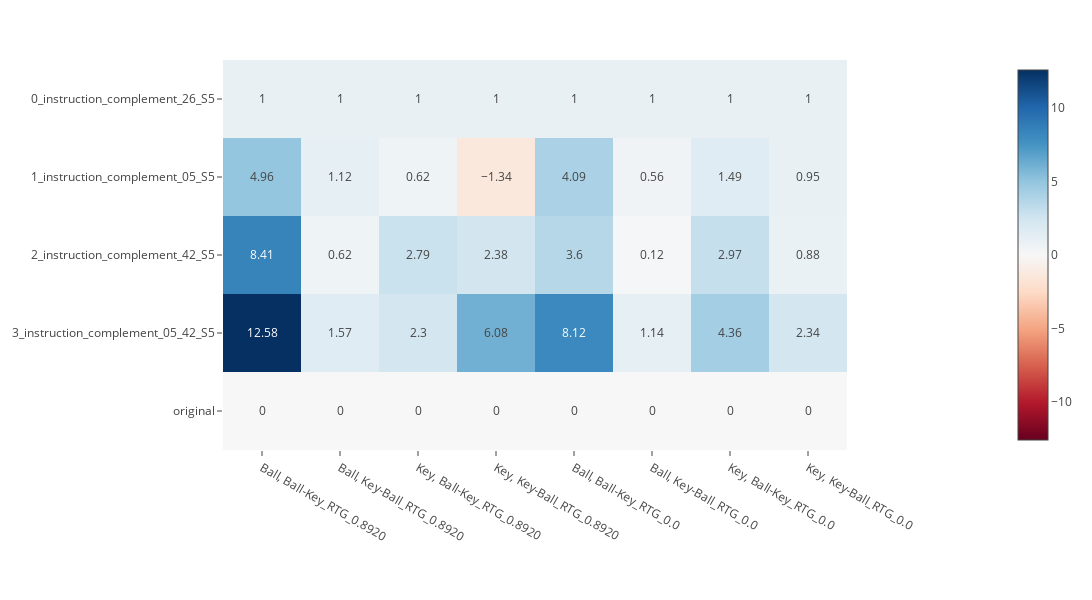
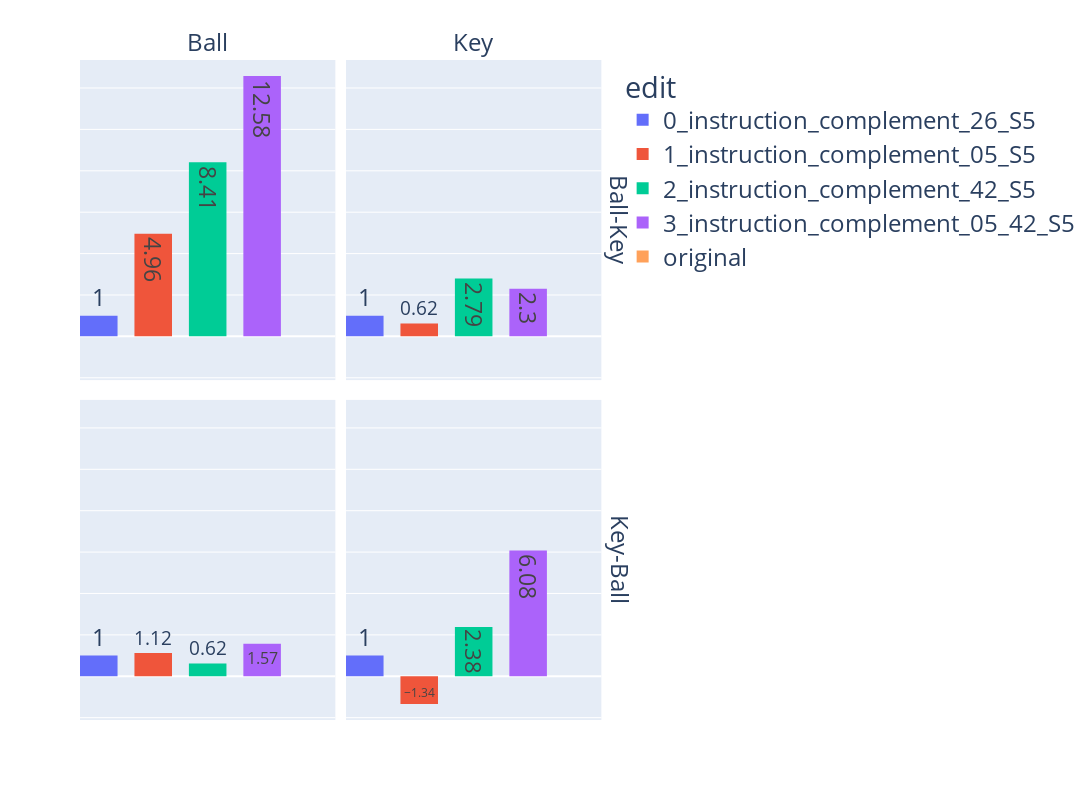
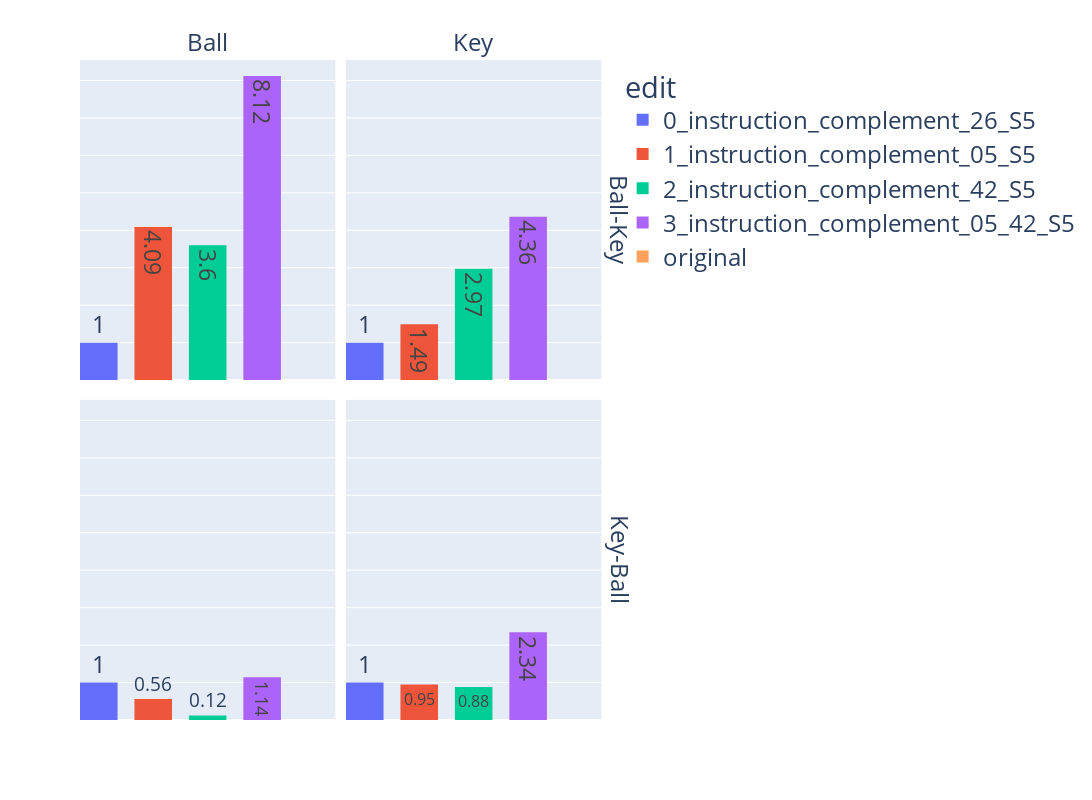

The code cell stored with these charts, in order, in its notebook:
### Markdown cell above
### Looking at instruction Patches

### Code cell
import pandas as pd
from src.streamlit_app.constants import IDX_TO_ACTION

def get_predictions_for_scenariors(dt, scenario_dict, edit_descriptions, rtg = 0.8920):

    # stack all the obs together
    all_obs = torch.cat([scenario_dict[scenario].clone() for scenario in edit_descriptions], dim=0)

    # set RTG
    rtg = torch.ones(actions.shape[0], time.shape[1]).unsqueeze(-1) * rtg

    # convert to tokens 
    num_edits = len(edit_descriptions)
    tokens = dt.to_tokens(
        all_obs, 
        actions.repeat(num_edits,1,1),
        rtg.repeat(num_edits,1,1), 
        time.repeat(num_edits,1,1))

    # run transfomer
    x, cache = dt.transformer.run_with_cache(tokens, remove_batch_dim=False)

    # get preds
    _, action_preds, _ = dt.get_logits(
        x, 
        batch_size=all_obs.shape[0], 
        seq_length=all_obs.shape[1],
        no_actions=False,  # we always pad now.
    ) # internal method that sometimes gets different args so we need to know them .

    return action_preds

def compile_action_preferences_df(
        action_preds, 
        edit_descriptions, 
        scenario_labels,
        reference_control="original",
        reference_test="instruction_complement_26_S5"
    ):

    edit_descriptions_repeated = [item for item in edit_descriptions for i in range(len(scenario_labels))]
    logits = pd.DataFrame(action_preds[:,-1,:].detach(), columns=IDX_TO_ACTION.values())
    logits["edit"] = edit_descriptions_repeated
    logits["scenario"] = scenario_labels * len(edit_descriptions)
    logits["left_minus_right"] = logits["left"] - logits["right"]
    logits["instruction"] = logits["scenario"].apply(lambda x: x.split(", ")[0])
    logits["target"] = logits["scenario"].apply(lambda x: x.split(", ")[1])
    
    # correct action is left if the instruction matches the left side of the target, right otherwise
    logits["correct_action"] = logits.apply(lambda x: "left" if x["instruction"] == x["target"].split("-")[0] else "right", axis=1)



    # get percent change from reference control
    original_rows = logits[logits['edit'] == reference_control]
    original_lmr = original_rows.groupby('scenario')['left_minus_right'].first().reset_index()
    logits = pd.merge(logits, original_lmr, on='scenario', how='left', suffixes=('', '_control'))

    # get percent change from reference test
    original_rows = logits[logits['edit'] == reference_test]
    original_lmr = original_rows.groupby('scenario')['left_minus_right'].first().reset_index()
    logits = pd.merge(logits, original_lmr, on='scenario', how='left', suffixes=('', '_test'))

    logits["percent_change"] = (logits["left_minus_right"] - logits["left_minus_right_control"]) / \
         (logits["left_minus_right_test"] - logits["left_minus_right_control"])
    
    
    keep_columns = ["scenario", "edit", "instruction", "target", "correct_action", "left_minus_right","percent_change"]
    logits = logits[keep_columns]
    # sort by scenario
    logits = logits.sort_values(by=["scenario", "edit"])
    return logits

def plot_heatmap(logits_df):

    num_scenarios = len(logits_df.scenario.unique())
    num_edits = len(logits_df.edit.unique())
    data = torch.tensor(logits_df.percent_change.values).reshape(num_scenarios, num_edits)
    df = pd.DataFrame(data.numpy(), columns=logits_df.edit.unique(), index=logits_df.scenario.unique())

    fig = px.imshow(df.T.round(2),
            color_continuous_midpoint=0,
            color_continuous_scale="RdBu",
            text_auto=True,
    )

    # set the widtth and height
    fig.update_layout(width=1200, height=600)
    # increase space below graph
    fig.update_layout(margin=dict(b=150, r=20))
    # move the colorbar much closer to the graph
    
    return fig 

def get_bar_chart(logits_df, scenario_labels):

    fig = px.bar(
        logits_df.round(2),
        x = 'edit',
        y="percent_change", 
        color="edit", 
        facet_col="instruction",
        facet_row="target",
        barmode="group",
        category_orders={"scenario": scenario_labels},
        text_auto=True,
        template="plotly"
    )
    fig.update_layout(font=dict(size=24))
    #update facet col label to be scenario
    fig.for_each_annotation(lambda a: a.update(text=a.text.split("=")[-1]))
    # remove x and why labels
    fig.update_xaxes(title_text="", showticklabels=False)
    # remove y labels
    fig.update_yaxes(title_text="", showticklabels=False)
    # put facet row labels on left
    fig.update_yaxes(tickangle=0, side="left")
    # increase the size of the bar 
    fig.update_traces(marker_line_width=0, width=0.8)


    fig.update_xaxes(side="left")
    # make it taller and narrower
    fig.update_layout(height=800, width=1600)

    return fig 

# Select the scenarios to use
edit_descriptions = [
    "original",
    "0_instruction_complement_26_S5",
    "1_instruction_complement_05_S5",
    "2_instruction_complement_42_S5",
    "3_instruction_complement_05_42_S5",
    # "target_complement_S5",
    # "target_complement_S9",
    # "flipped_targets_full_start_and_end",
    # "instruction_complement_05_S9",
    # "instruction_complement_42_S9",
    # "instruction_complement_05_42_S9",
]

action_preds = get_predictions_for_scenariors(dt, scenario_dict, edit_descriptions, rtg = 0.8920)
logits_df_rtg_high = compile_action_preferences_df(action_preds, edit_descriptions, scenario_labels,
                                          reference_control = "original",
                                          reference_test = "0_instruction_complement_26_S5")
action_preds = get_predictions_for_scenariors(dt, scenario_dict, edit_descriptions, rtg = 0.000)
logits_df_rtg_low = compile_action_preferences_df(action_preds, edit_descriptions, scenario_labels,
                                          reference_control = "original",
                                          reference_test = "0_instruction_complement_26_S5")

# add _RTG to scenario labels
logits_df_rtg_high["scenario"] = logits_df_rtg_high["scenario"].apply(lambda x: x + "_RTG_0.8920")
logits_df_rtg_low["scenario"] = logits_df_rtg_low["scenario"].apply(lambda x: x + "_RTG_0.0")

# combine the two dataframes
logits_df = pd.concat([logits_df_rtg_high, logits_df_rtg_low])

fig = plot_heatmap(logits_df)
fig.show()

fig = get_bar_chart(logits_df_rtg_high, scenario_labels)
fig.show()

fig = get_bar_chart(logits_df_rtg_low, scenario_labels)
fig.show()

### Figure 1 — Plotly figure (JSON) as saved in the notebook; plotly's stock layout.template omitted (floating-point values rounded to 4 significant figures)
{"data": [{"coloraxis": "coloraxis", "hovertemplate": "x: %{x}<br>y: %{y}<br>color: %{z}<extra></extra>", "name": "0", "texttemplate": "%{z}", "type": "heatmap", "x": ["Ball, Ball-Key_RTG_0.8920", "Ball, Key-Ball_RTG_0.8920", "Key, Ball-Key_RTG_0.8920", "Key, Key-Ball_RTG_0.8920", "Ball, Ball-Key_RTG_0.0", "Ball, Key-Ball_RTG_0.0", "Key, Ball-Key_RTG_0.0", "Key, Key-Ball_RTG_0.0"], "xaxis": "x", "y": ["0_instruction_complement_26_S5", "1_instruction_complement_05_S5", "2_instruction_complement_42_S5", "3_instruction_complement_05_42_S5", "original"], "yaxis": "y", "z": [[1, 1, 1, 1, 1, 1, 1, 1], [4.96, 1.12, 0.62, -1.34, 4.09, 0.56, 1.49, 0.95], [8.41, 0.62, 2.79, 2.38, 3.6, 0.12, 2.97, 0.88], [12.58, 1.57, 2.3, 6.08, 8.12, 1.14, 4.36, 2.34], [0, 0, 0, 0, 0, 0, 0, 0]]}], "layout": {"coloraxis": {"cmid": 0, "colorscale": [[0, "rgb(103,0,31)"], [0.1, "rgb(178,24,43)"], [0.2, "rgb(214,96,77)"], [0.3, "rgb(244,165,130)"], [0.4, "rgb(253,219,199)"], [0.5, "rgb(247,247,247)"], [0.6, "rgb(209,229,240)"], [0.7, "rgb(146,197,222)"], [0.8, "rgb(67,147,195)"], [0.9, "rgb(33,102,172)"], [1, "rgb(5,48,97)"]]}, "height": 600, "margin": {"b": 150, "r": 20, "t": 60}, "width": 1200, "xaxis": {"anchor": "y", "constrain": "domain", "domain": [0, 1], "scaleanchor": "y"}, "yaxis": {"anchor": "x", "autorange": "reversed", "constrain": "domain", "domain": [0, 1]}}}

### Figure 2 — Plotly figure (JSON) as saved in the notebook; plotly's stock layout.template omitted (floating-point values rounded to 4 significant figures)
{"data": [{"alignmentgroup": "True", "hovertemplate": "edit=%{x}<br>target=Ball-Key<br>instruction=Ball<br>percent_change=%{y}<extra></extra>", "legendgroup": "0_instruction_complement_26_S5", "marker": {"color": "#636efa", "line": {"width": 0}, "pattern": {"shape": ""}}, "name": "0_instruction_complement_26_S5", "offsetgroup": "0_instruction_complement_26_S5", "orientation": "v", "showlegend": true, "textposition": "auto", "texttemplate": "%{y}", "type": "bar", "width": 0.8, "x": ["0_instruction_complement_26_S5"], "xaxis": "x3", "y": [1], "yaxis": "y3"}, {"alignmentgroup": "True", "hovertemplate": "edit=%{x}<br>target=Ball-Key<br>instruction=Key<br>percent_change=%{y}<extra></extra>", "legendgroup": "0_instruction_complement_26_S5", "marker": {"color": "#636efa", "line": {"width": 0}, "pattern": {"shape": ""}}, "name": "0_instruction_complement_26_S5", "offsetgroup": "0_instruction_complement_26_S5", "orientation": "v", "showlegend": false, "textposition": "auto", "texttemplate": "%{y}", "type": "bar", "width": 0.8, "x": ["0_instruction_complement_26_S5"], "xaxis": "x4", "y": [1], "yaxis": "y4"}, {"alignmentgroup": "True", "hovertemplate": "edit=%{x}<br>target=Key-Ball<br>instruction=Ball<br>percent_change=%{y}<extra></extra>", "legendgroup": "0_instruction_complement_26_S5", "marker": {"color": "#636efa", "line": {"width": 0}, "pattern": {"shape": ""}}, "name": "0_instruction_complement_26_S5", "offsetgroup": "0_instruction_complement_26_S5", "orientation": "v", "showlegend": false, "textposition": "auto", "texttemplate": "%{y}", "type": "bar", "width": 0.8, "x": ["0_instruction_complement_26_S5"], "xaxis": "x", "y": [1], "yaxis": "y"}, {"alignmentgroup": "True", "hovertemplate": "edit=%{x}<br>target=Key-Ball<br>instruction=Key<br>percent_change=%{y}<extra></extra>", "legendgroup": "0_instruction_complement_26_S5", "marker": {"color": "#636efa", "line": {"width": 0}, "pattern": {"shape": ""}}, "name": "0_instruction_complement_26_S5", "offsetgroup": "0_instruction_complement_26_S5", "orientation": "v", "showlegend": false, "textposition": "auto", "texttemplate": "%{y}", "type": "bar", "width": 0.8, "x": ["0_instruction_complement_26_S5"], "xaxis": "x2", "y": [1], "yaxis": "y2"}, {"alignmentgroup": "True", "hovertemplate": "edit=%{x}<br>target=Ball-Key<br>instruction=Ball<br>percent_change=%{y}<extra></extra>", "legendgroup": "1_instruction_complement_05_S5", "marker": {"color": "#EF553B", "line": {"width": 0}, "pattern": {"shape": ""}}, "name": "1_instruction_complement_05_S5", "offsetgroup": "1_instruction_complement_05_S5", "orientation": "v", "showlegend": true, "textposition": "auto", "texttemplate": "%{y}", "type": "bar", "width": 0.8, "x": ["1_instruction_complement_05_S5"], "xaxis": "x3", "y": [4.96], "yaxis": "y3"}, {"alignmentgroup": "True", "hovertemplate": "edit=%{x}<br>target=Ball-Key<br>instruction=Key<br>percent_change=%{y}<extra></extra>", "legendgroup": "1_instruction_complement_05_S5", "marker": {"color": "#EF553B", "line": {"width": 0}, "pattern": {"shape": ""}}, "name": "1_instruction_complement_05_S5", "offsetgroup": "1_instruction_complement_05_S5", "orientation": "v", "showlegend": false, "textposition": "auto", "texttemplate": "%{y}", "type": "bar", "width": 0.8, "x": ["1_instruction_complement_05_S5"], "xaxis": "x4", "y": [0.62], "yaxis": "y4"}, {"alignmentgroup": "True", "hovertemplate": "edit=%{x}<br>target=Key-Ball<br>instruction=Ball<br>percent_change=%{y}<extra></extra>", "legendgroup": "1_instruction_complement_05_S5", "marker": {"color": "#EF553B", "line": {"width": 0}, "pattern": {"shape": ""}}, "name": "1_instruction_complement_05_S5", "offsetgroup": "1_instruction_complement_05_S5", "orientation": "v", "showlegend": false, "textposition": "auto", "texttemplate": "%{y}", "type": "bar", "width": 0.8, "x": ["1_instruction_complement_05_S5"], "xaxis": "x", "y": [1.12], "yaxis": "y"}, {"alignmentgroup": "True", "hovertemplate": "edit=%{x}<br>target=Key-Ball<br>instruction=Key<br>percent_change=%{y}<extra></extra>", "legendgroup": "1_instruction_complement_05_S5", "marker": {"color": "#EF553B", "line": {"width": 0}, "pattern": {"shape": ""}}, "name": "1_instruction_complement_05_S5", "offsetgroup": "1_instruction_complement_05_S5", "orientation": "v", "showlegend": false, "textposition": "auto", "texttemplate": "%{y}", "type": "bar", "width": 0.8, "x": ["1_instruction_complement_05_S5"], "xaxis": "x2", "y": [-1.34], "yaxis": "y2"}, {"alignmentgroup": "True", "hovertemplate": "edit=%{x}<br>target=Ball-Key<br>instruction=Ball<br>percent_change=%{y}<extra></extra>", "legendgroup": "2_instruction_complement_42_S5", "marker": {"color": "#00cc96", "line": {"width": 0}, "pattern": {"shape": ""}}, "name": "2_instruction_complement_42_S5", "offsetgroup": "2_instruction_complement_42_S5", "orientation": "v", "showlegend": true, "textposition": "auto", "texttemplate": "%{y}", "type": "bar", "width": 0.8, "x": ["2_instruction_complement_42_S5"], "xaxis": "x3", "y": [8.41], "yaxis": "y3"}, {"alignmentgroup": "True", "hovertemplate": "edit=%{x}<br>target=Ball-Key<br>instruction=Key<br>percent_change=%{y}<extra></extra>", "legendgroup": "2_instruction_complement_42_S5", "marker": {"color": "#00cc96", "line": {"width": 0}, "pattern": {"shape": ""}}, "name": "2_instruction_complement_42_S5", "offsetgroup": "2_instruction_complement_42_S5", "orientation": "v", "showlegend": false, "textposition": "auto", "texttemplate": "%{y}", "type": "bar", "width": 0.8, "x": ["2_instruction_complement_42_S5"], "xaxis": "x4", "y": [2.79], "yaxis": "y4"}, {"alignmentgroup": "True", "hovertemplate": "edit=%{x}<br>target=Key-Ball<br>instruction=Ball<br>percent_change=%{y}<extra></extra>", "legendgroup": "2_instruction_complement_42_S5", "marker": {"color": "#00cc96", "line": {"width": 0}, "pattern": {"shape": ""}}, "name": "2_instruction_complement_42_S5", "offsetgroup": "2_instruction_complement_42_S5", "orientation": "v", "showlegend": false, "textposition": "auto", "texttemplate": "%{y}", "type": "bar", "width": 0.8, "x": ["2_instruction_complement_42_S5"], "xaxis": "x", "y": [0.62], "yaxis": "y"}, {"alignmentgroup": "True", "hovertemplate": "edit=%{x}<br>target=Key-Ball<br>instruction=Key<br>percent_change=%{y}<extra></extra>", "legendgroup": "2_instruction_complement_42_S5", "marker": {"color": "#00cc96", "line": {"width": 0}, "pattern": {"shape": ""}}, "name": "2_instruction_complement_42_S5", "offsetgroup": "2_instruction_complement_42_S5", "orientation": "v", "showlegend": false, "textposition": "auto", "texttemplate": "%{y}", "type": "bar", "width": 0.8, "x": ["2_instruction_complement_42_S5"], "xaxis": "x2", "y": [2.38], "yaxis": "y2"}, {"alignmentgroup": "True", "hovertemplate": "edit=%{x}<br>target=Ball-Key<br>instruction=Ball<br>percent_change=%{y}<extra></extra>", "legendgroup": "3_instruction_complement_05_42_S5", "marker": {"color": "#ab63fa", "line": {"width": 0}, "pattern": {"shape": ""}}, "name": "3_instruction_complement_05_42_S5", "offsetgroup": "3_instruction_complement_05_42_S5", "orientation": "v", "showlegend": true, "textposition": "auto", "texttemplate": "%{y}", "type": "bar", "width": 0.8, "x": ["3_instruction_complement_05_42_S5"], "xaxis": "x3", "y": [12.58], "yaxis": "y3"}, {"alignmentgroup": "True", "hovertemplate": "edit=%{x}<br>target=Ball-Key<br>instruction=Key<br>percent_change=%{y}<extra></extra>", "legendgroup": "3_instruction_complement_05_42_S5", "marker": {"color": "#ab63fa", "line": {"width": 0}, "pattern": {"shape": ""}}, "name": "3_instruction_complement_05_42_S5", "offsetgroup": "3_instruction_complement_05_42_S5", "orientation": "v", "showlegend": false, "textposition": "auto", "texttemplate": "%{y}", "type": "bar", "width": 0.8, "x": ["3_instruction_complement_05_42_S5"], "xaxis": "x4", "y": [2.3], "yaxis": "y4"}, {"alignmentgroup": "True", "hovertemplate": "edit=%{x}<br>target=Key-Ball<br>instruction=Ball<br>percent_change=%{y}<extra></extra>", "legendgroup": "3_instruction_complement_05_42_S5", "marker": {"color": "#ab63fa", "line": {"width": 0}, "pattern": {"shape": ""}}, "name": "3_instruction_complement_05_42_S5", "offsetgroup": "3_instruction_complement_05_42_S5", "orientation": "v", "showlegend": false, "textposition": "auto", "texttemplate": "%{y}", "type": "bar", "width": 0.8, "x": ["3_instruction_complement_05_42_S5"], "xaxis": "x", "y": [1.57], "yaxis": "y"}, {"alignmentgroup": "True", "hovertemplate": "edit=%{x}<br>target=Key-Ball<br>instruction=Key<br>percent_change=%{y}<extra></extra>", "legendgroup": "3_instruction_complement_05_42_S5", "marker": {"color": "#ab63fa", "line": {"width": 0}, "pattern": {"shape": ""}}, "name": "3_instruction_complement_05_42_S5", "offsetgroup": "3_instruction_complement_05_42_S5", "orientation": "v", "showlegend": false, "textposition": "auto", "texttemplate": "%{y}", "type": "bar", "width": 0.8, "x": ["3_instruction_complement_05_42_S5"], "xaxis": "x2", "y": [6.08], "yaxis": "y2"}, {"alignmentgroup": "True", "hovertemplate": "edit=%{x}<br>target=Ball-Key<br>instruction=Ball<br>percent_change=%{y}<extra></extra>", "legendgroup": "original", "marker": {"color": "#FFA15A", "line": {"width": 0}, "pattern": {"shape": ""}}, "name": "original", "offsetgroup": "original", "orientation": "v", "showlegend": true, "textposition": "auto", "texttemplate": "%{y}", "type": "bar", "width": 0.8, "x": ["original"], "xaxis": "x3", "y": [0], "yaxis": "y3"}, {"alignmentgroup": "True", "hovertemplate": "edit=%{x}<br>target=Ball-Key<br>instruction=Key<br>percent_change=%{y}<extra></extra>", "legendgroup": "original", "marker": {"color": "#FFA15A", "line": {"width": 0}, "pattern": {"shape": ""}}, "name": "original", "offsetgroup": "original", "orientation": "v", "showlegend": false, "textposition": "auto", "texttemplate": "%{y}", "type": "bar", "width": 0.8, "x": ["original"], "xaxis": "x4", "y": [0], "yaxis": "y4"}, {"alignmentgroup": "True", "hovertemplate": "edit=%{x}<br>target=Key-Ball<br>instruction=Ball<br>percent_change=%{y}<extra></extra>", "legendgroup": "original", "marker": {"color": "#FFA15A", "line": {"width": 0}, "pattern": {"shape": ""}}, "name": "original", "offsetgroup": "original", "orientation": "v", "showlegend": false, "textposition": "auto", "texttemplate": "%{y}", "type": "bar", "width": 0.8, "x": ["original"], "xaxis": "x", "y": [0], "yaxis": "y"}, {"alignmentgroup": "True", "hovertemplate": "edit=%{x}<br>target=Key-Ball<br>instruction=Key<br>percent_change=%{y}<extra></extra>", "legendgroup": "original", "marker": {"color": "#FFA15A", "line": {"width": 0}, "pattern": {"shape": ""}}, "name": "original", "offsetgroup": "original", "orientation": "v", "showlegend": false, "textposition": "auto", "texttemplate": "%{y}", "type": "bar", "width": 0.8, "x": ["original"], "xaxis": "x2", "y": [0], "yaxis": "y2"}], "layout": {"annotations": [{"font": {}, "showarrow": false, "text": "Ball", "x": 0.24, "xanchor": "center", "xref": "paper", "y": 1, "yanchor": "bottom", "yref": "paper"}, {"font": {}, "showarrow": false, "text": "Key", "x": 0.74, "xanchor": "center", "xref": "paper", "y": 1, "yanchor": "bottom", "yref": "paper"}, {"font": {}, "showarrow": false, "text": "Key-Ball", "textangle": 90, "x": 0.98, "xanchor": "left", "xref": "paper", "y": 0.2425, "yanchor": "middle", "yref": "paper"}, {"font": {}, "showarrow": false, "text": "Ball-Key", "textangle": 90, "x": 0.98, "xanchor": "left", "xref": "paper", "y": 0.7575, "yanchor": "middle", "yref": "paper"}], "barmode": "group", "font": {"size": 24}, "height": 800, "legend": {"title": {"text": "edit"}, "tracegroupgap": 0}, "margin": {"t": 60}, "width": 1600, "xaxis": {"anchor": "y", "categoryarray": ["0_instruction_complement_26_S5", "1_instruction_complement_05_S5", "2_instruction_complement_42_S5", "3_instruction_complement_05_42_S5", "original"], "categoryorder": "array", "domain": [0, 0.48], "showticklabels": false, "side": "left", "title": {"text": ""}}, "xaxis2": {"anchor": "y2", "categoryarray": ["0_instruction_complement_26_S5", "1_instruction_complement_05_S5", "2_instruction_complement_42_S5", "3_instruction_complement_05_42_S5", "original"], "categoryorder": "array", "domain": [0.5, 0.98], "matches": "x", "showticklabels": false, "side": "left", "title": {"text": ""}}, "xaxis3": {"anchor": "y3", "domain": [0, 0.48], "matches": "x", "showticklabels": false, "side": "left", "title": {"text": ""}}, "xaxis4": {"anchor": "y4", "domain": [0.5, 0.98], "matches": "x", "showticklabels": false, "side": "left", "title": {"text": ""}}, "yaxis": {"anchor": "x", "domain": [0, 0.485], "showticklabels": false, "side": "left", "tickangle": 0, "title": {"text": ""}}, "yaxis2": {"anchor": "x2", "domain": [0, 0.485], "matches": "y", "showticklabels": false, "side": "left", "tickangle": 0, "title": {"text": ""}}, "yaxis3": {"anchor": "x3", "domain": [0.515, 1], "matches": "y", "showticklabels": false, "side": "left", "tickangle": 0, "title": {"text": ""}}, "yaxis4": {"anchor": "x4", "domain": [0.515, 1], "matches": "y", "showticklabels": false, "side": "left", "tickangle": 0, "title": {"text": ""}}}}

### Figure 3 — Plotly figure (JSON) as saved in the notebook; plotly's stock layout.template omitted (floating-point values rounded to 4 significant figures)
{"data": [{"alignmentgroup": "True", "hovertemplate": "edit=%{x}<br>target=Ball-Key<br>instruction=Ball<br>percent_change=%{y}<extra></extra>", "legendgroup": "0_instruction_complement_26_S5", "marker": {"color": "#636efa", "line": {"width": 0}, "pattern": {"shape": ""}}, "name": "0_instruction_complement_26_S5", "offsetgroup": "0_instruction_complement_26_S5", "orientation": "v", "showlegend": true, "textposition": "auto", "texttemplate": "%{y}", "type": "bar", "width": 0.8, "x": ["0_instruction_complement_26_S5"], "xaxis": "x3", "y": [1], "yaxis": "y3"}, {"alignmentgroup": "True", "hovertemplate": "edit=%{x}<br>target=Ball-Key<br>instruction=Key<br>percent_change=%{y}<extra></extra>", "legendgroup": "0_instruction_complement_26_S5", "marker": {"color": "#636efa", "line": {"width": 0}, "pattern": {"shape": ""}}, "name": "0_instruction_complement_26_S5", "offsetgroup": "0_instruction_complement_26_S5", "orientation": "v", "showlegend": false, "textposition": "auto", "texttemplate": "%{y}", "type": "bar", "width": 0.8, "x": ["0_instruction_complement_26_S5"], "xaxis": "x4", "y": [1], "yaxis": "y4"}, {"alignmentgroup": "True", "hovertemplate": "edit=%{x}<br>target=Key-Ball<br>instruction=Ball<br>percent_change=%{y}<extra></extra>", "legendgroup": "0_instruction_complement_26_S5", "marker": {"color": "#636efa", "line": {"width": 0}, "pattern": {"shape": ""}}, "name": "0_instruction_complement_26_S5", "offsetgroup": "0_instruction_complement_26_S5", "orientation": "v", "showlegend": false, "textposition": "auto", "texttemplate": "%{y}", "type": "bar", "width": 0.8, "x": ["0_instruction_complement_26_S5"], "xaxis": "x", "y": [1], "yaxis": "y"}, {"alignmentgroup": "True", "hovertemplate": "edit=%{x}<br>target=Key-Ball<br>instruction=Key<br>percent_change=%{y}<extra></extra>", "legendgroup": "0_instruction_complement_26_S5", "marker": {"color": "#636efa", "line": {"width": 0}, "pattern": {"shape": ""}}, "name": "0_instruction_complement_26_S5", "offsetgroup": "0_instruction_complement_26_S5", "orientation": "v", "showlegend": false, "textposition": "auto", "texttemplate": "%{y}", "type": "bar", "width": 0.8, "x": ["0_instruction_complement_26_S5"], "xaxis": "x2", "y": [1], "yaxis": "y2"}, {"alignmentgroup": "True", "hovertemplate": "edit=%{x}<br>target=Ball-Key<br>instruction=Ball<br>percent_change=%{y}<extra></extra>", "legendgroup": "1_instruction_complement_05_S5", "marker": {"color": "#EF553B", "line": {"width": 0}, "pattern": {"shape": ""}}, "name": "1_instruction_complement_05_S5", "offsetgroup": "1_instruction_complement_05_S5", "orientation": "v", "showlegend": true, "textposition": "auto", "texttemplate": "%{y}", "type": "bar", "width": 0.8, "x": ["1_instruction_complement_05_S5"], "xaxis": "x3", "y": [4.09], "yaxis": "y3"}, {"alignmentgroup": "True", "hovertemplate": "edit=%{x}<br>target=Ball-Key<br>instruction=Key<br>percent_change=%{y}<extra></extra>", "legendgroup": "1_instruction_complement_05_S5", "marker": {"color": "#EF553B", "line": {"width": 0}, "pattern": {"shape": ""}}, "name": "1_instruction_complement_05_S5", "offsetgroup": "1_instruction_complement_05_S5", "orientation": "v", "showlegend": false, "textposition": "auto", "texttemplate": "%{y}", "type": "bar", "width": 0.8, "x": ["1_instruction_complement_05_S5"], "xaxis": "x4", "y": [1.49], "yaxis": "y4"}, {"alignmentgroup": "True", "hovertemplate": "edit=%{x}<br>target=Key-Ball<br>instruction=Ball<br>percent_change=%{y}<extra></extra>", "legendgroup": "1_instruction_complement_05_S5", "marker": {"color": "#EF553B", "line": {"width": 0}, "pattern": {"shape": ""}}, "name": "1_instruction_complement_05_S5", "offsetgroup": "1_instruction_complement_05_S5", "orientation": "v", "showlegend": false, "textposition": "auto", "texttemplate": "%{y}", "type": "bar", "width": 0.8, "x": ["1_instruction_complement_05_S5"], "xaxis": "x", "y": [0.56], "yaxis": "y"}, {"alignmentgroup": "True", "hovertemplate": "edit=%{x}<br>target=Key-Ball<br>instruction=Key<br>percent_change=%{y}<extra></extra>", "legendgroup": "1_instruction_complement_05_S5", "marker": {"color": "#EF553B", "line": {"width": 0}, "pattern": {"shape": ""}}, "name": "1_instruction_complement_05_S5", "offsetgroup": "1_instruction_complement_05_S5", "orientation": "v", "showlegend": false, "textposition": "auto", "texttemplate": "%{y}", "type": "bar", "width": 0.8, "x": ["1_instruction_complement_05_S5"], "xaxis": "x2", "y": [0.95], "yaxis": "y2"}, {"alignmentgroup": "True", "hovertemplate": "edit=%{x}<br>target=Ball-Key<br>instruction=Ball<br>percent_change=%{y}<extra></extra>", "legendgroup": "2_instruction_complement_42_S5", "marker": {"color": "#00cc96", "line": {"width": 0}, "pattern": {"shape": ""}}, "name": "2_instruction_complement_42_S5", "offsetgroup": "2_instruction_complement_42_S5", "orientation": "v", "showlegend": true, "textposition": "auto", "texttemplate": "%{y}", "type": "bar", "width": 0.8, "x": ["2_instruction_complement_42_S5"], "xaxis": "x3", "y": [3.6], "yaxis": "y3"}, {"alignmentgroup": "True", "hovertemplate": "edit=%{x}<br>target=Ball-Key<br>instruction=Key<br>percent_change=%{y}<extra></extra>", "legendgroup": "2_instruction_complement_42_S5", "marker": {"color": "#00cc96", "line": {"width": 0}, "pattern": {"shape": ""}}, "name": "2_instruction_complement_42_S5", "offsetgroup": "2_instruction_complement_42_S5", "orientation": "v", "showlegend": false, "textposition": "auto", "texttemplate": "%{y}", "type": "bar", "width": 0.8, "x": ["2_instruction_complement_42_S5"], "xaxis": "x4", "y": [2.97], "yaxis": "y4"}, {"alignmentgroup": "True", "hovertemplate": "edit=%{x}<br>target=Key-Ball<br>instruction=Ball<br>percent_change=%{y}<extra></extra>", "legendgroup": "2_instruction_complement_42_S5", "marker": {"color": "#00cc96", "line": {"width": 0}, "pattern": {"shape": ""}}, "name": "2_instruction_complement_42_S5", "offsetgroup": "2_instruction_complement_42_S5", "orientation": "v", "showlegend": false, "textposition": "auto", "texttemplate": "%{y}", "type": "bar", "width": 0.8, "x": ["2_instruction_complement_42_S5"], "xaxis": "x", "y": [0.12], "yaxis": "y"}, {"alignmentgroup": "True", "hovertemplate": "edit=%{x}<br>target=Key-Ball<br>instruction=Key<br>percent_change=%{y}<extra></extra>", "legendgroup": "2_instruction_complement_42_S5", "marker": {"color": "#00cc96", "line": {"width": 0}, "pattern": {"shape": ""}}, "name": "2_instruction_complement_42_S5", "offsetgroup": "2_instruction_complement_42_S5", "orientation": "v", "showlegend": false, "textposition": "auto", "texttemplate": "%{y}", "type": "bar", "width": 0.8, "x": ["2_instruction_complement_42_S5"], "xaxis": "x2", "y": [0.88], "yaxis": "y2"}, {"alignmentgroup": "True", "hovertemplate": "edit=%{x}<br>target=Ball-Key<br>instruction=Ball<br>percent_change=%{y}<extra></extra>", "legendgroup": "3_instruction_complement_05_42_S5", "marker": {"color": "#ab63fa", "line": {"width": 0}, "pattern": {"shape": ""}}, "name": "3_instruction_complement_05_42_S5", "offsetgroup": "3_instruction_complement_05_42_S5", "orientation": "v", "showlegend": true, "textposition": "auto", "texttemplate": "%{y}", "type": "bar", "width": 0.8, "x": ["3_instruction_complement_05_42_S5"], "xaxis": "x3", "y": [8.12], "yaxis": "y3"}, {"alignmentgroup": "True", "hovertemplate": "edit=%{x}<br>target=Ball-Key<br>instruction=Key<br>percent_change=%{y}<extra></extra>", "legendgroup": "3_instruction_complement_05_42_S5", "marker": {"color": "#ab63fa", "line": {"width": 0}, "pattern": {"shape": ""}}, "name": "3_instruction_complement_05_42_S5", "offsetgroup": "3_instruction_complement_05_42_S5", "orientation": "v", "showlegend": false, "textposition": "auto", "texttemplate": "%{y}", "type": "bar", "width": 0.8, "x": ["3_instruction_complement_05_42_S5"], "xaxis": "x4", "y": [4.36], "yaxis": "y4"}, {"alignmentgroup": "True", "hovertemplate": "edit=%{x}<br>target=Key-Ball<br>instruction=Ball<br>percent_change=%{y}<extra></extra>", "legendgroup": "3_instruction_complement_05_42_S5", "marker": {"color": "#ab63fa", "line": {"width": 0}, "pattern": {"shape": ""}}, "name": "3_instruction_complement_05_42_S5", "offsetgroup": "3_instruction_complement_05_42_S5", "orientation": "v", "showlegend": false, "textposition": "auto", "texttemplate": "%{y}", "type": "bar", "width": 0.8, "x": ["3_instruction_complement_05_42_S5"], "xaxis": "x", "y": [1.14], "yaxis": "y"}, {"alignmentgroup": "True", "hovertemplate": "edit=%{x}<br>target=Key-Ball<br>instruction=Key<br>percent_change=%{y}<extra></extra>", "legendgroup": "3_instruction_complement_05_42_S5", "marker": {"color": "#ab63fa", "line": {"width": 0}, "pattern": {"shape": ""}}, "name": "3_instruction_complement_05_42_S5", "offsetgroup": "3_instruction_complement_05_42_S5", "orientation": "v", "showlegend": false, "textposition": "auto", "texttemplate": "%{y}", "type": "bar", "width": 0.8, "x": ["3_instruction_complement_05_42_S5"], "xaxis": "x2", "y": [2.34], "yaxis": "y2"}, {"alignmentgroup": "True", "hovertemplate": "edit=%{x}<br>target=Ball-Key<br>instruction=Ball<br>percent_change=%{y}<extra></extra>", "legendgroup": "original", "marker": {"color": "#FFA15A", "line": {"width": 0}, "pattern": {"shape": ""}}, "name": "original", "offsetgroup": "original", "orientation": "v", "showlegend": true, "textposition": "auto", "texttemplate": "%{y}", "type": "bar", "width": 0.8, "x": ["original"], "xaxis": "x3", "y": [0], "yaxis": "y3"}, {"alignmentgroup": "True", "hovertemplate": "edit=%{x}<br>target=Ball-Key<br>instruction=Key<br>percent_change=%{y}<extra></extra>", "legendgroup": "original", "marker": {"color": "#FFA15A", "line": {"width": 0}, "pattern": {"shape": ""}}, "name": "original", "offsetgroup": "original", "orientation": "v", "showlegend": false, "textposition": "auto", "texttemplate": "%{y}", "type": "bar", "width": 0.8, "x": ["original"], "xaxis": "x4", "y": [0], "yaxis": "y4"}, {"alignmentgroup": "True", "hovertemplate": "edit=%{x}<br>target=Key-Ball<br>instruction=Ball<br>percent_change=%{y}<extra></extra>", "legendgroup": "original", "marker": {"color": "#FFA15A", "line": {"width": 0}, "pattern": {"shape": ""}}, "name": "original", "offsetgroup": "original", "orientation": "v", "showlegend": false, "textposition": "auto", "texttemplate": "%{y}", "type": "bar", "width": 0.8, "x": ["original"], "xaxis": "x", "y": [0], "yaxis": "y"}, {"alignmentgroup": "True", "hovertemplate": "edit=%{x}<br>target=Key-Ball<br>instruction=Key<br>percent_change=%{y}<extra></extra>", "legendgroup": "original", "marker": {"color": "#FFA15A", "line": {"width": 0}, "pattern": {"shape": ""}}, "name": "original", "offsetgroup": "original", "orientation": "v", "showlegend": false, "textposition": "auto", "texttemplate": "%{y}", "type": "bar", "width": 0.8, "x": ["original"], "xaxis": "x2", "y": [0], "yaxis": "y2"}], "layout": {"annotations": [{"font": {}, "showarrow": false, "text": "Ball", "x": 0.24, "xanchor": "center", "xref": "paper", "y": 1, "yanchor": "bottom", "yref": "paper"}, {"font": {}, "showarrow": false, "text": "Key", "x": 0.74, "xanchor": "center", "xref": "paper", "y": 1, "yanchor": "bottom", "yref": "paper"}, {"font": {}, "showarrow": false, "text": "Key-Ball", "textangle": 90, "x": 0.98, "xanchor": "left", "xref": "paper", "y": 0.2425, "yanchor": "middle", "yref": "paper"}, {"font": {}, "showarrow": false, "text": "Ball-Key", "textangle": 90, "x": 0.98, "xanchor": "left", "xref": "paper", "y": 0.7575, "yanchor": "middle", "yref": "paper"}], "barmode": "group", "font": {"size": 24}, "height": 800, "legend": {"title": {"text": "edit"}, "tracegroupgap": 0}, "margin": {"t": 60}, "width": 1600, "xaxis": {"anchor": "y", "categoryarray": ["0_instruction_complement_26_S5", "1_instruction_complement_05_S5", "2_instruction_complement_42_S5", "3_instruction_complement_05_42_S5", "original"], "categoryorder": "array", "domain": [0, 0.48], "showticklabels": false, "side": "left", "title": {"text": ""}}, "xaxis2": {"anchor": "y2", "categoryarray": ["0_instruction_complement_26_S5", "1_instruction_complement_05_S5", "2_instruction_complement_42_S5", "3_instruction_complement_05_42_S5", "original"], "categoryorder": "array", "domain": [0.5, 0.98], "matches": "x", "showticklabels": false, "side": "left", "title": {"text": ""}}, "xaxis3": {"anchor": "y3", "domain": [0, 0.48], "matches": "x", "showticklabels": false, "side": "left", "title": {"text": ""}}, "xaxis4": {"anchor": "y4", "domain": [0.5, 0.98], "matches": "x", "showticklabels": false, "side": "left", "title": {"text": ""}}, "yaxis": {"anchor": "x", "domain": [0, 0.485], "showticklabels": false, "side": "left", "tickangle": 0, "title": {"text": ""}}, "yaxis2": {"anchor": "x2", "domain": [0, 0.485], "matches": "y", "showticklabels": false, "side": "left", "tickangle": 0, "title": {"text": ""}}, "yaxis3": {"anchor": "x3", "domain": [0.515, 1], "matches": "y", "showticklabels": false, "side": "left", "tickangle": 0, "title": {"text": ""}}, "yaxis4": {"anchor": "x4", "domain": [0.515, 1], "matches": "y", "showticklabels": false, "side": "left", "tickangle": 0, "title": {"text": ""}}}}
